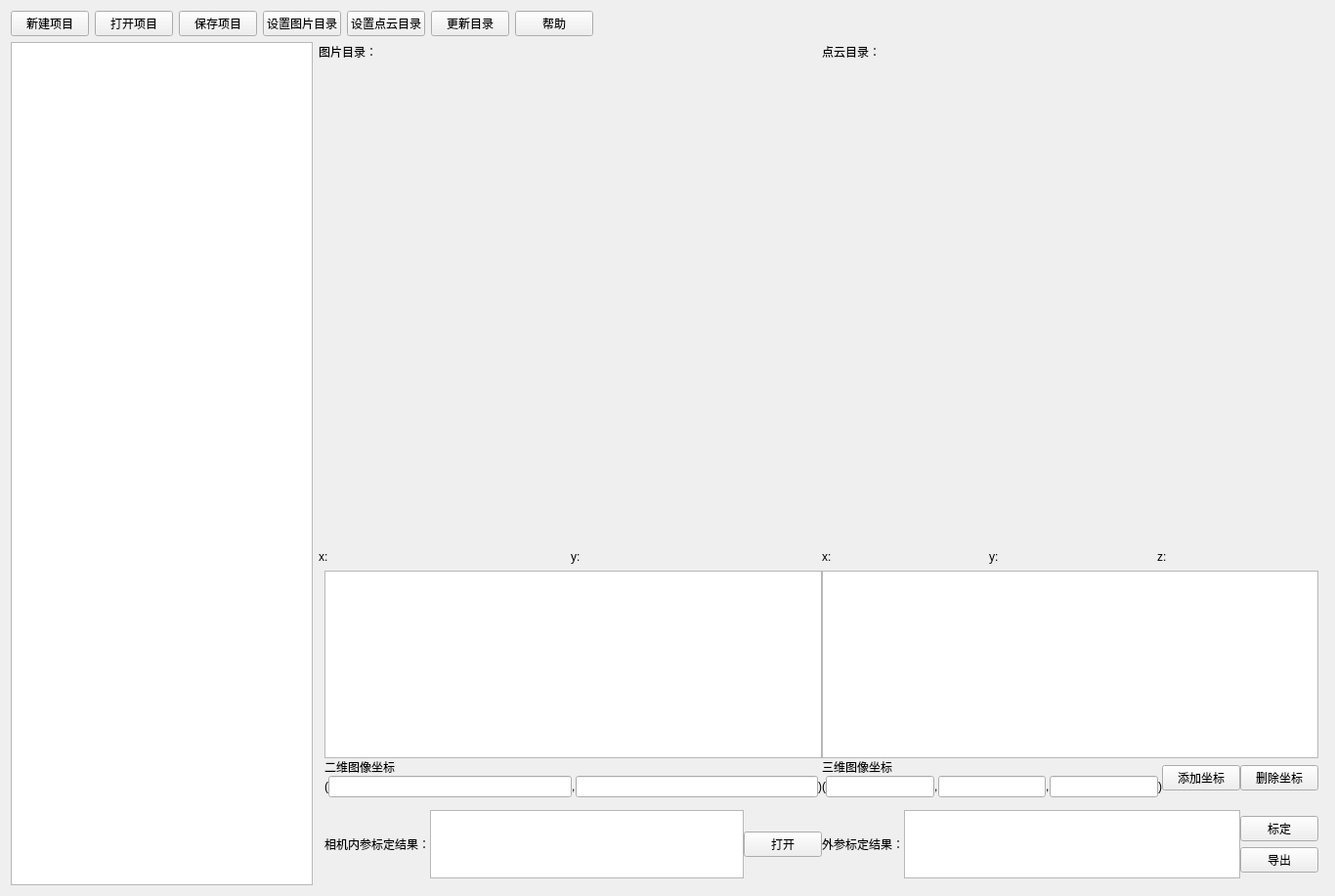
<?xml version="1.0" encoding="UTF-8"?>
<ui version="4.0">
 <class>camerawithlidar</class>
 <widget class="QWidget" name="camerawithlidar">
  <property name="geometry">
   <rect>
    <x>0</x>
    <y>0</y>
    <width>1366</width>
    <height>917</height>
   </rect>
  </property>
  <property name="windowTitle">
   <string>Form</string>
  </property>
  <layout class="QVBoxLayout" name="verticalLayout_10">
   <item>
    <layout class="QHBoxLayout" name="horizontalLayout">
     <item>
      <widget class="QPushButton" name="pushButton">
       <property name="text">
        <string>新建项目</string>
       </property>
      </widget>
     </item>
     <item>
      <widget class="QPushButton" name="pushButton_2">
       <property name="text">
        <string>打开项目</string>
       </property>
      </widget>
     </item>
     <item>
      <widget class="QPushButton" name="pushButton_3">
       <property name="text">
        <string>保存项目</string>
       </property>
      </widget>
     </item>
     <item>
      <widget class="QPushButton" name="pushButton_4">
       <property name="text">
        <string>设置图片目录</string>
       </property>
      </widget>
     </item>
     <item>
      <widget class="QPushButton" name="pushButton_5">
       <property name="text">
        <string>设置点云目录</string>
       </property>
      </widget>
     </item>
     <item>
      <widget class="QPushButton" name="pushButton_6">
       <property name="text">
        <string>更新目录</string>
       </property>
      </widget>
     </item>
     <item>
      <widget class="QPushButton" name="pushButton_8">
       <property name="text">
        <string>帮助</string>
       </property>
      </widget>
     </item>
     <item>
      <spacer name="horizontalSpacer_4">
       <property name="orientation">
        <enum>Qt::Horizontal</enum>
       </property>
       <property name="sizeHint" stdset="0">
        <size>
         <width>40</width>
         <height>20</height>
        </size>
       </property>
      </spacer>
     </item>
    </layout>
   </item>
   <item>
    <layout class="QHBoxLayout" name="horizontalLayout_12" stretch="3,10">
     <item>
      <widget class="QListWidget" name="ListWidget_imgs"/>
     </item>
     <item>
      <layout class="QVBoxLayout" name="verticalLayout_8" stretch="1,1,1,500,1,1,1,0,1,1,1">
       <property name="spacing">
        <number>0</number>
       </property>
       <item>
        <spacer name="verticalSpacer">
         <property name="orientation">
          <enum>Qt::Vertical</enum>
         </property>
         <property name="sizeHint" stdset="0">
          <size>
           <width>20</width>
           <height>40</height>
          </size>
         </property>
        </spacer>
       </item>
       <item>
        <layout class="QHBoxLayout" name="horizontalLayout_4">
         <item>
          <widget class="QLabel" name="label_12">
           <property name="text">
            <string>图片目录：</string>
           </property>
          </widget>
         </item>
         <item>
          <widget class="QLabel" name="label_14">
           <property name="text">
            <string>点云目录：</string>
           </property>
          </widget>
         </item>
        </layout>
       </item>
       <item>
        <spacer name="verticalSpacer_2">
         <property name="orientation">
          <enum>Qt::Vertical</enum>
         </property>
         <property name="sizeHint" stdset="0">
          <size>
           <width>20</width>
           <height>40</height>
          </size>
         </property>
        </spacer>
       </item>
       <item>
        <layout class="QHBoxLayout" name="horizontalLayout_6" stretch="1,100,1,100,1">
         <item>
          <spacer name="horizontalSpacer_2">
           <property name="orientation">
            <enum>Qt::Horizontal</enum>
           </property>
           <property name="sizeHint" stdset="0">
            <size>
             <width>40</width>
             <height>20</height>
            </size>
           </property>
          </spacer>
         </item>
         <item>
          <layout class="QVBoxLayout" name="verticalLayout_2"/>
         </item>
         <item>
          <spacer name="horizontalSpacer">
           <property name="orientation">
            <enum>Qt::Horizontal</enum>
           </property>
           <property name="sizeHint" stdset="0">
            <size>
             <width>40</width>
             <height>20</height>
            </size>
           </property>
          </spacer>
         </item>
         <item>
          <layout class="QVBoxLayout" name="verticalLayout"/>
         </item>
         <item>
          <spacer name="horizontalSpacer_3">
           <property name="orientation">
            <enum>Qt::Horizontal</enum>
           </property>
           <property name="sizeHint" stdset="0">
            <size>
             <width>40</width>
             <height>20</height>
            </size>
           </property>
          </spacer>
         </item>
        </layout>
       </item>
       <item>
        <spacer name="verticalSpacer_3">
         <property name="orientation">
          <enum>Qt::Vertical</enum>
         </property>
         <property name="sizeHint" stdset="0">
          <size>
           <width>20</width>
           <height>40</height>
          </size>
         </property>
        </spacer>
       </item>
       <item>
        <layout class="QHBoxLayout" name="horizontalLayout_9">
         <item>
          <layout class="QHBoxLayout" name="horizontalLayout_3">
           <item>
            <widget class="QLabel" name="label_7">
             <property name="text">
              <string>x:</string>
             </property>
            </widget>
           </item>
           <item>
            <widget class="QLabel" name="label_8">
             <property name="text">
              <string/>
             </property>
            </widget>
           </item>
           <item>
            <widget class="QLabel" name="label_9">
             <property name="text">
              <string>y:</string>
             </property>
            </widget>
           </item>
           <item>
            <widget class="QLabel" name="label_10">
             <property name="text">
              <string/>
             </property>
            </widget>
           </item>
          </layout>
         </item>
         <item>
          <layout class="QHBoxLayout" name="horizontalLayout_2">
           <item>
            <widget class="QLabel" name="label">
             <property name="text">
              <string>x:</string>
             </property>
            </widget>
           </item>
           <item>
            <widget class="QLabel" name="label_2">
             <property name="text">
              <string/>
             </property>
            </widget>
           </item>
           <item>
            <widget class="QLabel" name="label_4">
             <property name="text">
              <string>y:</string>
             </property>
            </widget>
           </item>
           <item>
            <widget class="QLabel" name="label_3">
             <property name="text">
              <string/>
             </property>
            </widget>
           </item>
           <item>
            <widget class="QLabel" name="label_6">
             <property name="text">
              <string>z:</string>
             </property>
            </widget>
           </item>
           <item>
            <widget class="QLabel" name="label_5">
             <property name="text">
              <string/>
             </property>
            </widget>
           </item>
          </layout>
         </item>
        </layout>
       </item>
       <item>
        <spacer name="verticalSpacer_4">
         <property name="orientation">
          <enum>Qt::Vertical</enum>
         </property>
         <property name="sizeHint" stdset="0">
          <size>
           <width>20</width>
           <height>40</height>
          </size>
         </property>
        </spacer>
       </item>
       <item>
        <layout class="QHBoxLayout" name="horizontalLayout_10" stretch="5,5">
         <property name="leftMargin">
          <number>6</number>
         </property>
         <property name="topMargin">
          <number>6</number>
         </property>
         <property name="rightMargin">
          <number>6</number>
         </property>
         <property name="bottomMargin">
          <number>6</number>
         </property>
         <item>
          <layout class="QVBoxLayout" name="verticalLayout_7">
           <item>
            <widget class="QTableWidget" name="twcoordinate">
             <property name="sizePolicy">
              <sizepolicy hsizetype="Expanding" vsizetype="Expanding">
               <horstretch>0</horstretch>
               <verstretch>0</verstretch>
              </sizepolicy>
             </property>
            </widget>
           </item>
           <item>
            <layout class="QHBoxLayout" name="horizontalLayout_5">
             <item>
              <layout class="QVBoxLayout" name="verticalLayout_3">
               <item>
                <layout class="QHBoxLayout" name="horizontalLayout_17">
                 <item>
                  <widget class="QLabel" name="label_11">
                   <property name="text">
                    <string>二维图像坐标</string>
                   </property>
                  </widget>
                 </item>
                </layout>
               </item>
               <item>
                <layout class="QHBoxLayout" name="horizontalLayout_16">
                 <item>
                  <widget class="QLabel" name="label_15">
                   <property name="text">
                    <string>(</string>
                   </property>
                  </widget>
                 </item>
                 <item>
                  <widget class="QLineEdit" name="lineEdit"/>
                 </item>
                 <item>
                  <widget class="QLabel" name="label_16">
                   <property name="text">
                    <string>,</string>
                   </property>
                  </widget>
                 </item>
                 <item>
                  <widget class="QLineEdit" name="lineEdit_2"/>
                 </item>
                 <item>
                  <widget class="QLabel" name="label_17">
                   <property name="text">
                    <string>)</string>
                   </property>
                  </widget>
                 </item>
                </layout>
               </item>
              </layout>
             </item>
            </layout>
           </item>
          </layout>
         </item>
         <item>
          <layout class="QVBoxLayout" name="verticalLayout_9">
           <item>
            <widget class="QTableWidget" name="twcoordinate_3"/>
           </item>
           <item>
            <layout class="QHBoxLayout" name="horizontalLayout_7">
             <item>
              <layout class="QVBoxLayout" name="verticalLayout_5">
               <item>
                <layout class="QHBoxLayout" name="horizontalLayout_20">
                 <item>
                  <widget class="QLabel" name="label_30">
                   <property name="text">
                    <string>三维图像坐标</string>
                   </property>
                  </widget>
                 </item>
                </layout>
               </item>
               <item>
                <layout class="QHBoxLayout" name="horizontalLayout_21">
                 <item>
                  <widget class="QLabel" name="label_31">
                   <property name="text">
                    <string>(</string>
                   </property>
                  </widget>
                 </item>
                 <item>
                  <widget class="QLineEdit" name="lineEdit_5"/>
                 </item>
                 <item>
                  <widget class="QLabel" name="label_32">
                   <property name="text">
                    <string>,</string>
                   </property>
                  </widget>
                 </item>
                 <item>
                  <widget class="QLineEdit" name="lineEdit_17"/>
                 </item>
                 <item>
                  <widget class="QLabel" name="label_35">
                   <property name="text">
                    <string>,</string>
                   </property>
                  </widget>
                 </item>
                 <item>
                  <widget class="QLineEdit" name="lineEdit_18"/>
                 </item>
                 <item>
                  <widget class="QLabel" name="label_36">
                   <property name="text">
                    <string>)</string>
                   </property>
                  </widget>
                 </item>
                </layout>
               </item>
              </layout>
             </item>
             <item>
              <widget class="QPushButton" name="pushButton_13">
               <property name="sizePolicy">
                <sizepolicy hsizetype="Minimum" vsizetype="Fixed">
                 <horstretch>0</horstretch>
                 <verstretch>0</verstretch>
                </sizepolicy>
               </property>
               <property name="text">
                <string>添加坐标</string>
               </property>
              </widget>
             </item>
             <item>
              <widget class="QPushButton" name="pushButton_14">
               <property name="sizePolicy">
                <sizepolicy hsizetype="Minimum" vsizetype="Fixed">
                 <horstretch>0</horstretch>
                 <verstretch>0</verstretch>
                </sizepolicy>
               </property>
               <property name="text">
                <string>删除坐标</string>
               </property>
              </widget>
             </item>
            </layout>
           </item>
          </layout>
         </item>
        </layout>
       </item>
       <item>
        <spacer name="verticalSpacer_6">
         <property name="orientation">
          <enum>Qt::Vertical</enum>
         </property>
         <property name="sizeHint" stdset="0">
          <size>
           <width>20</width>
           <height>40</height>
          </size>
         </property>
        </spacer>
       </item>
       <item>
        <layout class="QHBoxLayout" name="horizontalLayout_11">
         <property name="leftMargin">
          <number>6</number>
         </property>
         <property name="topMargin">
          <number>6</number>
         </property>
         <property name="rightMargin">
          <number>6</number>
         </property>
         <property name="bottomMargin">
          <number>6</number>
         </property>
         <item>
          <layout class="QHBoxLayout" name="horizontalLayout_15">
           <item>
            <widget class="QLabel" name="label_41">
             <property name="text">
              <string>相机内参标定结果：</string>
             </property>
            </widget>
           </item>
           <item>
            <widget class="QTextEdit" name="textEdit"/>
           </item>
           <item>
            <widget class="QPushButton" name="pushButton_17">
             <property name="sizePolicy">
              <sizepolicy hsizetype="Minimum" vsizetype="Fixed">
               <horstretch>0</horstretch>
               <verstretch>0</verstretch>
              </sizepolicy>
             </property>
             <property name="text">
              <string>打开</string>
             </property>
            </widget>
           </item>
          </layout>
         </item>
         <item>
          <layout class="QHBoxLayout" name="horizontalLayout_8">
           <item>
            <widget class="QLabel" name="label_42">
             <property name="text">
              <string>外参标定结果：</string>
             </property>
            </widget>
           </item>
           <item>
            <widget class="QTextEdit" name="result_show"/>
           </item>
           <item>
            <layout class="QVBoxLayout" name="verticalLayout_6">
             <item>
              <widget class="QPushButton" name="pushButton_15">
               <property name="sizePolicy">
                <sizepolicy hsizetype="Minimum" vsizetype="Fixed">
                 <horstretch>0</horstretch>
                 <verstretch>0</verstretch>
                </sizepolicy>
               </property>
               <property name="text">
                <string>标定</string>
               </property>
              </widget>
             </item>
             <item>
              <widget class="QPushButton" name="pushButton_16">
               <property name="sizePolicy">
                <sizepolicy hsizetype="Minimum" vsizetype="Fixed">
                 <horstretch>0</horstretch>
                 <verstretch>0</verstretch>
                </sizepolicy>
               </property>
               <property name="text">
                <string>导出</string>
               </property>
              </widget>
             </item>
            </layout>
           </item>
          </layout>
         </item>
        </layout>
       </item>
       <item>
        <spacer name="verticalSpacer_5">
         <property name="orientation">
          <enum>Qt::Vertical</enum>
         </property>
         <property name="sizeHint" stdset="0">
          <size>
           <width>20</width>
           <height>40</height>
          </size>
         </property>
        </spacer>
       </item>
      </layout>
     </item>
    </layout>
   </item>
  </layout>
 </widget>
 <resources/>
 <connections/>
</ui>
